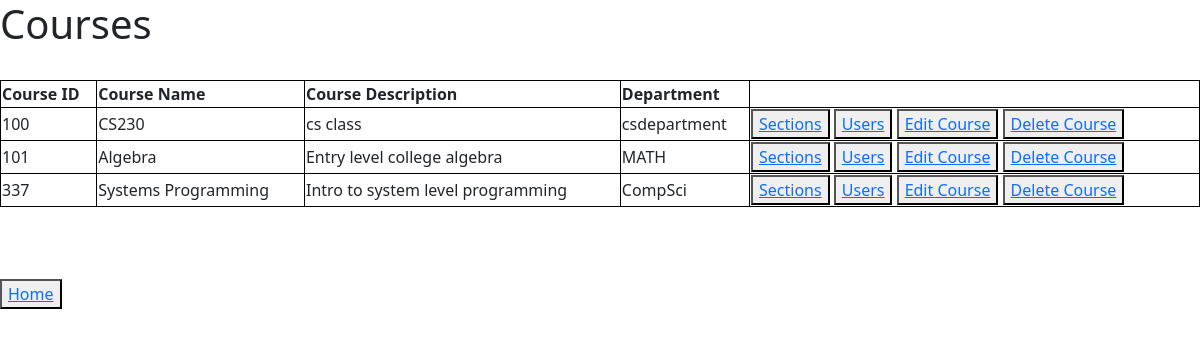
The app's page /courses/ (signed in) with its own data.
### Management/models.py (models this page shows, shortened)
class Course(models.Model):
    courseID = models.IntegerField(primary_key=True)
    courseName = models.CharField(max_length=40)
    courseDescription = models.CharField(max_length=140)
    courseDepartment = models.CharField(max_length=16)

### Management/views.py (the view)
# urls.py: path('courses/', courses.as_view(), name='courses'),
class courses(View):
    def get(self, request):
        userRole = request.session['roleSession']
        course = Course.objects.all()
        context = {'courses': course, 'roleTemplate': userRole}
        return render(request, "main/Course/courses.html", context)

### templates/main/Course/courses.html (shortened to what this page needs)
{% extends 'base.html' %}
{% block content %}
<h1>Courses</h1>
{{ message }} <br>
<table style="width:100%">
  <tr>
      <th>Course ID</th>
    <th>Course Name</th>
    <th>Course Description</th>
    <th>Department</th>
  </tr>
  {% for course in courses %}
  <tr>
    <td>{{ course.courseID }}</td>
    <td>{{ course.courseName }}</td>
    <td>{{ course.courseDescription }}</td>
    <td>{{ course.courseDepartment }}</td>
    <td>
        <button type="button"><a href="{% url 'sections' course.courseID %}">Sections</a></button>
        <button type="button"><a href="{% url 'usersInCourse' course.courseID %}">Users</a></button>
        <button type="button"><a href="{% url 'courseedit' course.courseID %}">Edit Course</a></button>
        <button type="button"><a href="{% url 'courseDelete' course.courseID %}">Delete Course</a></button>
    </td>
  </tr>
  {% endfor %}
</table> <br>
<br> <br> <button type="button"><a href="{% url 'mainHome' %}">Home</a></button>
{% endblock content %}

### templates/main/Course/courses.html (style rules this page uses)
table, th, td { border:1px solid black; }

### records on screen
Course: courseID "100", courseName "CS230", courseDescription "cs class", courseDepartment "csdepartment"
Course: courseID "101", courseName "Algebra", courseDescription "Entry level college algebra", courseDepartment "MATH"
Course: courseID "337", courseName "Systems Programming", courseDescription "Intro to system level programming", courseDepartment "CompSci"
